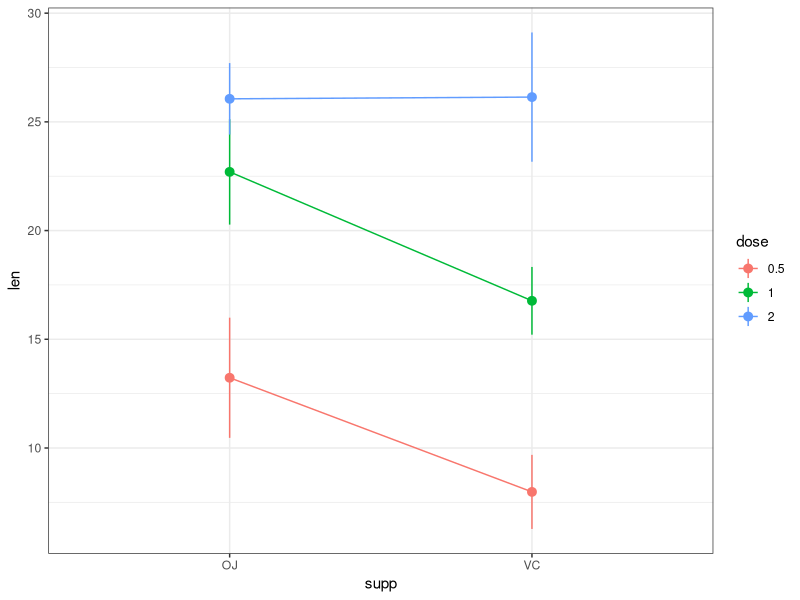
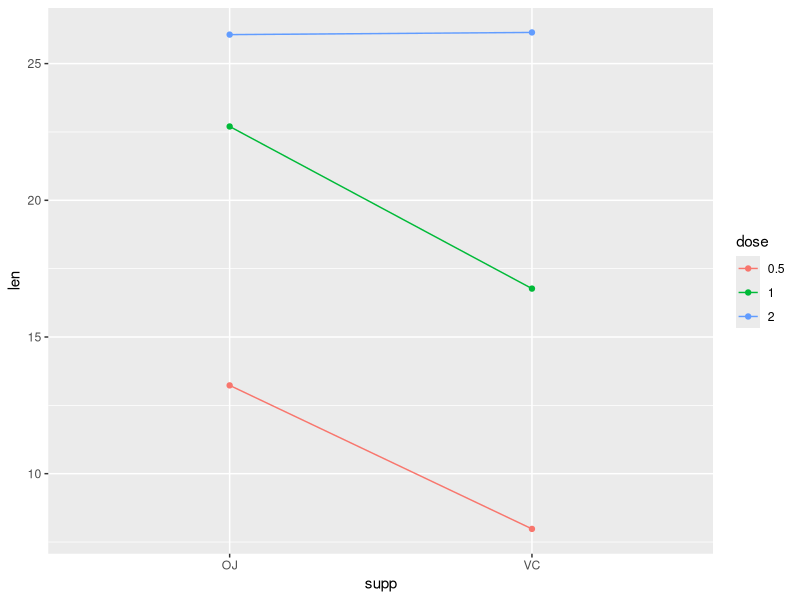

Generate these figures, in order, with R:
## ---- chunk 1
data(ToothGrowth)
ToothGrowth$dose <- factor(ToothGrowth$dose)

## ---- chunk 2
se <- function(x){
  sd(x)/sqrt(length(x))
}
## ---- chunk 3
library(ggplot2)
ggplot(ToothGrowth, 
       aes(y = len, x = supp, colour = dose, group = dose)) + 
  stat_summary(fun.y = mean,
               fun.ymin = function(x) mean(x) - 1.96*se(x), 
               fun.ymax = function(x) mean(x) + 1.96*se(x), 
               geom = "pointrange") +
  stat_summary(fun.y = mean,
               geom = "line") +
  theme_bw()
## ---- chunk 4
ggplot(ToothGrowth, aes(y = len, x = supp, colour = dose, group = dose)) + 
  stat_summary(fun.y = mean,
               geom = "point") +
  stat_summary(fun.y = mean,
               geom = "line")
